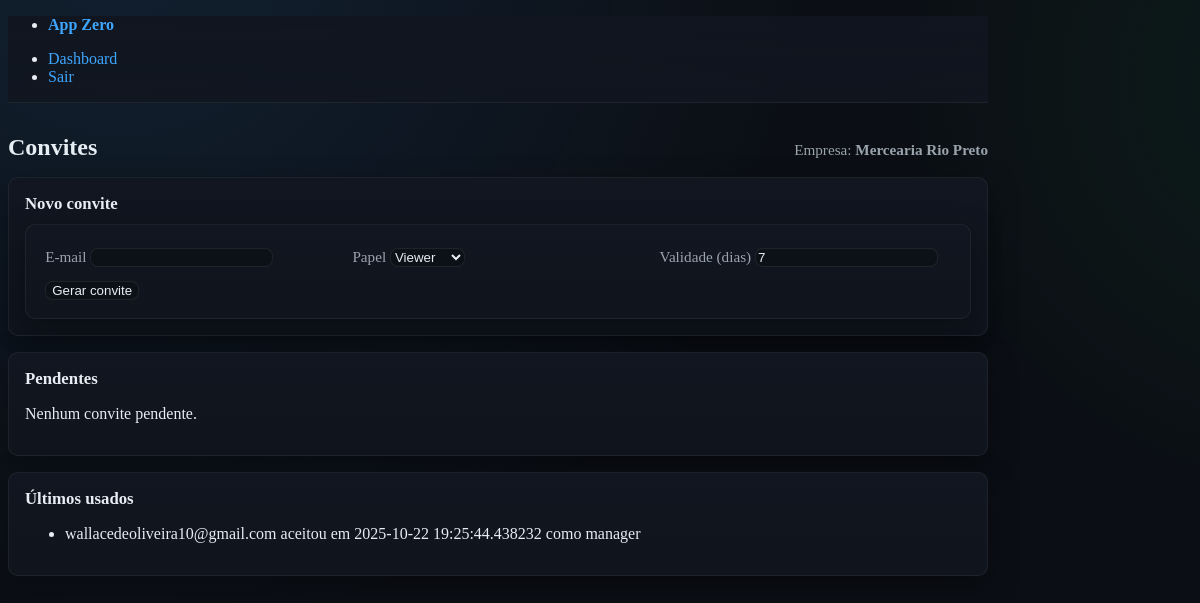
Screenshot of /invites (signed in) with the database file from the repository.
### app/models.py (models this page shows, shortened)
class Company(db.Model):
    __tablename__ = "companies"
    id = db.Column(db.Integer, primary_key=True)
    legal_name = db.Column(db.String(160), nullable=False)       # razão social ou nome oficial
    trade_name = db.Column(db.String(160))                        # nome fantasia
    tax_id = db.Column(db.String(32))                             # CNPJ/Outro doc
    country = db.Column(db.String(2), default="BR")
    tz = db.Column(db.String(64), default="America/Sao_Paulo")
    plan = db.Column(db.String(32), default="free")
    industry = db.Column(db.String(64))
    owner_user_id = db.Column(db.Integer)                         # usuário "dono" inicial
    created_at = db.Column(db.DateTime, default=datetime.utcnow)
    __table_args__ = (
        Index("ix_companies_tax", "tax_id"),
    )

class Invite(db.Model):
    __tablename__ = "invites"
    id = db.Column(db.Integer, primary_key=True)
    company_id = db.Column(db.Integer, db.ForeignKey("companies.id"), nullable=False)
    email = db.Column(db.String(160), nullable=False)
    role = db.Column(db.String(16), default="viewer")
    token = db.Column(db.String(64), unique=True, nullable=False, index=True)
    expires_at = db.Column(db.DateTime, nullable=False)
    accepted_at = db.Column(db.DateTime)
    created_at = db.Column(db.DateTime, default=datetime.utcnow)
    company = db.relationship("Company")

### app/routes.py (the view, shortened to what this page needs)
@web_auth.route("/invites", methods=["GET", "POST"])
@login_required
def invites():
    company = _must_company()
    if company is None:
        return redirect(url_for("web_auth.dashboard"))
    form = InviteCreateForm()
    pending = Invite.query.filter(
        Invite.company_id == company.id,
        Invite.accepted_at.is_(None),
        Invite.expires_at > datetime.utcnow(),
    ).order_by(Invite.created_at.desc()).all()
    used = Invite.query.filter(
        Invite.company_id == company.id,
        Invite.accepted_at.isnot(None),
    ).order_by(Invite.accepted_at.desc()).limit(20).all()
    return render_template(
        "dashboard/invites.html",
        form=form,
        company=company,
        pending=pending,
        used=used,
        title="Convites",
    )

### app/forms.py
class InviteCreateForm(FlaskForm):
    email = StringField("E-mail do convidado", validators=[DataRequired(), Email(), Length(max=160)])
    role = SelectField("Papel", choices=[
        ("viewer","Viewer"),
        ("operator","Operator"),
        ("manager","Manager"),
        ("admin","Admin"),
    ], default="viewer")
    days_valid = StringField("Validade (dias)", default="7")
    submit = SubmitField("Gerar convite")

### app/routes.py (called while the page is built)
@login_manager.user_loader
def load_user(user_id):
    try:
        return User.query.get(int(user_id))
    except Exception:
        return None

def _current_company_or_none():
    m = Membership.query.filter_by(user_id=current_user.id, is_active=True).first()
    return m.company if m else None

def _must_company():
    c = _current_company_or_none()
    if not c:
        flash("Você não está vinculado a nenhuma empresa.", "danger")
        return None
    return c

### app/templates/dashboard/invites.html (shortened to what this page needs)
{% extends "base.html" %}
{% block extra_css %}
<link href="{{ url_for('static', filename='css/dashboard.css') }}" rel="stylesheet">
{% endblock %}
{% block content %}
<div class="dashboard-head">
  <h2>Convites</h2>
  {% if company %}
    <div class="company">Empresa: <strong>{{ company.trade_name or company.legal_name }}</strong></div>
  {% endif %}
</div>
<section class="section">
  <header><h3>Novo convite</h3></header>
  <form method="post" novalidate>
    <div class="grid">
      <label>E-mail {{ form.email() }}</label>
      <label>Papel {{ form.role() }}</label>
      <label>Validade (dias) {{ form.days_valid() }}</label>
    </div>
    <div class="form-actions">
      {{ form.submit(class_="contrast") }}
    </div>
  </form>
</section>
<section class="section" style="margin-top:1rem;">
  <header><h3>Pendentes</h3></header>
  {% if pending %}
    <div class="grid">
      {% for i in pending %}
      <article class="card">
        <header><strong>{{ i.email }}</strong></header>
        <p>Papel: {{ i.role }}<br>Expira em: {{ i.expires_at }}</p>
        <p>Link: <code>{{ url_for('web_auth.accept_invite', token=i.token, _external=True) }}</code></p>
        <form method="post" action="{{ url_for('web_auth.revoke_invite', invite_id=i.id) }}">
          <button class="secondary" type="submit">Revogar</button>
        </form>
      </article>
      {% endfor %}
    </div>
  {% else %}
    <p>Nenhum convite pendente.</p>
  {% endif %}
</section>
<section class="section" style="margin-top:1rem;">
  <header><h3>Últimos usados</h3></header>
  {% if used %}
    <ul>
      {% for i in used %}
        <li>{{ i.email }} aceitou em {{ i.accepted_at }} como {{ i.role }}</li>
      {% endfor %}
    </ul>
  {% else %}
    <p>Nenhum ainda.</p>
  {% endif %}
</section>
{% endblock %}

### app/static/css/main.css (style rules this page uses)
:root { --bg: #0b0e14; --panel: #111620; --panel-2: #0f141d; --fg: #e6edf3; --muted: #9aa4ad; --brand: #3ea6ff; --brand-2: #1f8fff; --ok: #22c55e; --warn: #f59e0b; --err: #ef4444; --radius: 10px; --shadow: 0 10px 30px rgba(0,0,0,.35); }
html, body { height: 100%; }
body { background: radial-gradient(1200px 1200px at 10% -10%, rgba(62,166,255,.12), transparent 60%), radial-gradient(900px 900px at 110% 10%, rgba(34,197,94,.08), transparent 50%), var(--bg); color: var(--fg); }
.grid { display:grid; gap: 1rem; grid-template-columns: repeat(auto-fit, minmax(260px, 1fr)); }
form { background: linear-gradient(180deg, var(--panel), var(--panel-2)); border: 1px solid rgba(255,255,255,.06); border-radius: var(--radius); box-shadow: var(--shadow); padding: 1.1rem 1.2rem; }
label { color: var(--muted); font-size: .95rem; margin-top: .35rem; }
input, select { background: #0c1118 !important; color: var(--fg) !important; border-radius: 8px !important; border: 1px solid rgba(255,255,255,.08) !important; }
.form-actions { display:flex; flex-wrap: wrap; gap:.75rem; align-items:center; margin-top:.9rem; }
button, [role="button"], input[type="submit"] { border-radius: 8px; }

### app/static/css/dashboard.css (style rules this page uses)
.dashboard-head { margin: .2rem 0 1rem; display:flex; flex-wrap: wrap; gap:.75rem; align-items: baseline; justify-content: space-between; }
.dashboard-head h2 { margin: 0; }
.dashboard-head .company { color: var(--muted); font-size: .95rem; }
.section { margin-top: 1rem; background: linear-gradient(180deg, var(--panel), var(--panel-2)); border: 1px solid rgba(255,255,255,.06); border-radius: var(--radius); box-shadow: var(--shadow); padding: 1rem; }
.section header { display:flex; justify-content: space-between; align-items:center; margin-bottom: .6rem; }
.section header h3 { margin: 0; font-size: 1.05rem; }

### rows the page displays
Company: trade_name+legal_name "Mercearia Rio Preto"
Invite: email "wallacedeoliveira10@gmail.com", accepted_at "2025-10-22 19:25:44.438232", role "manager"
